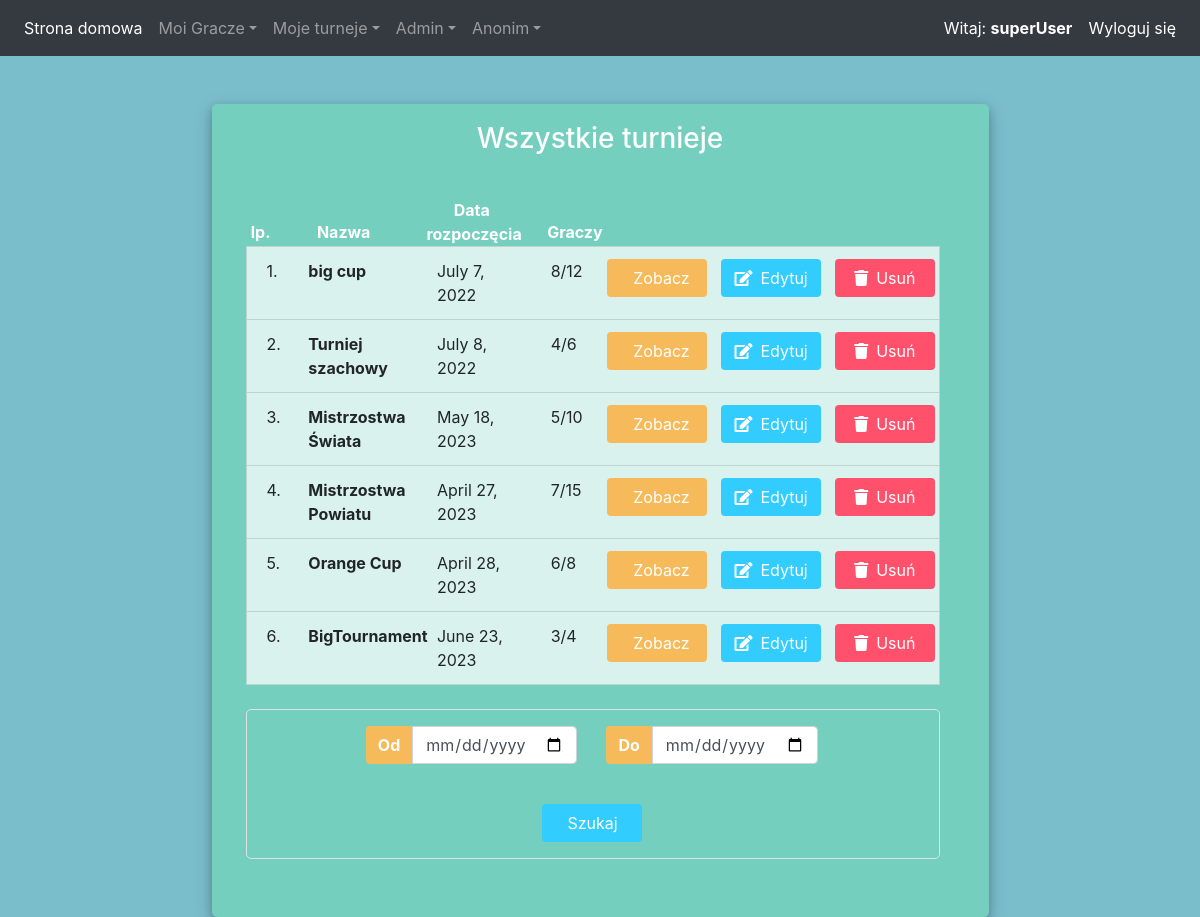
Screenshot of /tournaments/list/all/ (signed in) with the database file from the repository.
### app/models/tournament_model.py (models this page shows, shortened)
class Tournament(models.Model):
    user = models.ForeignKey(User, null=True, on_delete=models.CASCADE)
    name = models.CharField('Nazwa', max_length=100, null=True)
    start_date = models.DateTimeField('Rozpoczęcie', null=True)
    max_players = models.IntegerField(
        'Max graczy',
        null=False,
        validators=[MinValueValidator(2), MaxValueValidator(500)]
    )
    is_started = models.BooleanField('Rozpoczęty', null=False, default=False)
    is_finished = models.BooleanField('Zakończony', null=False, default=False)
    players = models.ManyToManyField(Player, 'Gracze')

### app/decorators.py (the view)
        def wrapper_func(request, *args, **kwargs):
            group = None
            if request.user.groups.exists():
                group = request.user.groups.all()[0].name
            if group in allowed_roles:
                return view_func(request, *args, **kwargs)
            else:
                return render(request, 'app/no_authority.html')

### app/views/tournaments_view.py (called while the page is built, shortened)
@allowed_users(allowed_roles=['user', 'admin'])
def tournaments_list(request, value):
    if value == 'all':
        if request.user.is_superuser:
            tournaments = Tournament.objects.all()
            title = "Wszystkie turnieje"
        else:
            messages.error(request, 'Nie jesteś administatorem')
            return redirect('home')
    context = {'tournaments': tournaments, 'title': title}
    return render(request, 'app/tournaments/list.html', context)

### templates/app/tournaments/list.html (shortened to what this page needs)
{% extends 'app/scheleton.html' %}
{% block content %}
    <div class=" container h-100" id="player_list_view">
		<div class="d-flex justify-content-center h-100">
			<div class="main-card mt-5">
				<div class="d-flex justify-content-center">
					<h3 id="form-title" class="mt-2">{{ title }}</h3>
				</div>
				<div class="d-flex justify-content-center form_container mb-4">
                    <ul class="container list-group m-4">
                    {% if tournaments.count > 0 %}
                        <div class="row">
                            <div class="col-lg-1 txt-bold-white pt-22">lp.</div>
                            <div class="col-lg-2 txt-bold-white pl-0 pt-22">Nazwa</div>
                            <div class="col-lg-2 txt-bold-white">Data rozpoczęcia</div>
                            <div class="col-lg-1 txt-bold-white pt-22">Graczy</div>
                            <div class="col-lg-2"></div>
                            <div class="col-lg-2"></div>
                            <div class="col-lg-2">
                            </div>
                        </div>
                    {% else %}
                        <div class="row">
                            <div class="txt-bold-white col-12">Brak turniejów do wyświetlenia.</div>
                        </div>
                    {% endif %}
                        {% for tournament in tournaments %}
                                <li class="list-group-item list-background">
                                    <div class="row">
                                        <div class="col-lg-1">{{ forloop.counter }}.</div>
                                        <div class="col-lg-2 font-weight-bold pl-0">{{ tournament.name }}</div>
                                        <div class="col-lg-2">{{ tournament.start_date.date }}</div>
                                        <div class="col-lg-1">{{ tournament.players.count }}/{{ tournament.max_players }}</div>
                                        <div class="col-lg-2">
                                            {% if title == 'Turnieje zaplanowane' %}
                                                <a href="{% url 'start_tournament' tournament.id %}">
                                                    <button class="btn start_btn" type="submit">
                                                        <i class="fas fa-play mr-2"> </i>Start
                                                    </button>
                                                </a>
                                            {% else %}
                                                <a href="{% url 'tournaments_detail' tournament.id %}">
                                                <button class="btn start_btn" type="submit">
                                                    Zobacz
                                                </button>
                                            </a>
                                            {% endif %}
                                        </div>
                                        <div class="col-lg-2">
                                            <a href="{% url 'update_tournaments' tournament.id %}">
                                                <button class="btn edit_btn" type="submit">
                                                    <i class="fas fa-edit mr-2"> </i>Edytuj
                                                </button>
                                            </a>
                                        </div>
                                        <div class="col-lg-2">
                                            <form method="post" action="{% url 'delete_tournaments' tournament.id %}">
                                                <button class="btn delete_btn" type="submit">
                                                    <i class="fas fa-trash mr-2"> </i>Usuń
                                                </button>
                                            </form>
                                        </div>
                                    </div>
                                </li>
                        {% endfor %}
                        {% if tournaments.count > 0 %}
                            <form class="filter-border mt-4" method="POST" action=
                                    {% if title == 'Wszystkie turnieje' %}
                                        {% url 'filtered_tournaments_list' value='all' %}
                                    {% elif title == 'Wszystkie trawjące turnieje' %}
                                        {% url 'filtered_all_tournaments_in_progress' %}
                                    {% elif title == 'Turnieje zaplanowane' %}
                                        {% url 'filtered_tournaments_list' value='planned' %}
                                    {% elif title == 'Turnieje w trakcie' %}
                                        {% url 'filtered_tournaments_list' value='in_progress' %}
                                    {% else %}
                                        {% url 'filtered_tournaments_list' value='finished' %}
                                    {% endif %}
                                   >
                                <div class="row mt-3">
                                    <div class="col-lg-4 offset-lg-2">
                                        <div class="input-group mb-3 input-date-min-width">
                                            <div class="input-group-append">
                                                <span class="input-group-text font-weight-bold">Od</span>
                                            </div>
                                            <input type="date" name="date_from" class="form-control form-control">
                                        </div>
                                    </div>
                                    <div class="col-lg-4">
                                        <div class="input-group mb-3 input-date-min-width">
                                            <div class="input-group-append">
                                                <span class="input-group-text font-weight-bold">Do</span>
                                            </div>
                                            <input type="date" name="date_to" class="form-control form-control">
                                        </div>
                                    </div>
                                </div>
                                <div class="row mb-3">
                                    <div class="col-md-4 offset-md-4">
                                        <div class="d-flex justify-content-center mt-4 login_container">
                                            <input class="btn filter_btn" type="submit" value="Szukaj">
                                        </div>
                                    </div>
                                </div>
                             </form>
                        {% endif %}
                     </ul>
				</div>
			</div>
		</div>
	</div>
{% endblock %}

### templates/app/header.html (shortened to what this page needs)
<nav class="navbar navbar-expand-sm bg-dark navbar-dark">
    <div class="collapse navbar-collapse" id="navbarSupportedContent">
        <ul class="navbar-nav mr-auto">
            <li class="nav-item active">
                <a class="nav-link" href="{% url 'home' %}">Strona domowa <span class="sr-only">(current)</span></a>
            </li>
            <li class="nav-item dropdown">
                <a class="nav-link dropdown-toggle" href="#" data-toggle="dropdown">Moi Gracze</a>
            </li>
            <li class="nav-item dropdown">
                <a class="nav-link dropdown-toggle" href="#" data-toggle="dropdown">Moje turneje</a>
            </li>
            <li class="nav-item dropdown">
                <a class="nav-link dropdown-toggle" href="#" data-toggle="dropdown">Admin</a>
            </li>
            <li class="nav-item dropdown">
                <a class="nav-link dropdown-toggle" href="#" data-toggle="dropdown">Anonim</a>
            </li>
        </ul>
        <ul class="navbar-nav navbar-right">
            {% if user.is_authenticated %}
                <li class="nav-item active">
                    <a class="nav-link" href="#">Witaj: <b>{{user.username}}</b> <span class="sr-only">(current)</span></a>
                </li>
                <li class="nav-item active">
                    <a class="nav-link" href="{% url 'logout' %}">Wyloguj się <span class="sr-only">(current)</span></a>
                </li>
            {% endif %}
        </ul>
    </div>
</nav>

### app/static/css/styles.css (style rules this page uses)
.list-background { background: #daf2ee; }
.txt-bold-white { font-weight: bold; color: white; text-align: center; }
.pt-22 { padding-top: 22px; }
body, html { margin: 0; padding: 0; height: 100%; background: #7abecc !important; }
.user_card, .main-card { width: 350px; margin-top: auto; margin-bottom: auto; background: #74cfbf; position: relative; display: flex; justify-content: center; flex-direction: column; padding: 10px; box-shadow: 0 4px 8px 0 rgba(0, 0, 0, 0.2), 0 6px 20px 0 rgba(0, 0, 0, 0.19); -webkit-box-shadow: 0 4px 8px 0 rgba(0, 0, 0, 0.2), 0 6px 20px 0 rgba(0, 0, 0, 0.19); -moz-box-shadow: 0 4px 8px 0 rgba(0, 0, 0, 0.2), 0 6px 20px 0 rgba(0, 0, 0, 0.19); border-radius: 5px; }
.main-card { width: 70%; }
.form_container { margin-top: 10px; }
#form-title { color: #fff; }
.filter_btn { width: 100px; background: #33ccff !important; color: white !important; }
.start_btn { width: 100px; background: #f7ba5b !important; color: white !important; }
.edit_btn { width: 100px; background: #33ccff !important; color: white !important; }
.delete_btn { width: 100px; background: #ff516c !important; color: white !important; }
.login_container { padding: 0 2rem; }
.input-group-text { background: #f7ba5b !important; color: white !important; border: 0 !important; border-radius: 0.25rem 0 0 0.25rem !important; }
.input-date-min-width { min-width: 150px !important; }
.filter-border { border: 1px solid #dee2e6 !important; border-radius: 5px; }

### rows the page displays
Tournament: name "big cup", start_date "July 7, 2022", players.count "8", max_players "12"
Tournament: name "Turniej szachowy", start_date "July 8, 2022", players.count "4", max_players "6"
Tournament: name "Mistrzostwa Świata", start_date "May 18, 2023", players.count "5", max_players "10"
Tournament: name "Mistrzostwa Powiatu", start_date "April 27, 2023", players.count "7", max_players "15"
Tournament: name "Orange Cup", start_date "April 28, 2023", players.count "6", max_players "8"
Tournament: name "BigTournament", start_date "June 23, 2023", players.count "3", max_players "4"

### other values shown
{{ user.username }} "superUser"
{{ title }} "Wszystkie turnieje"
